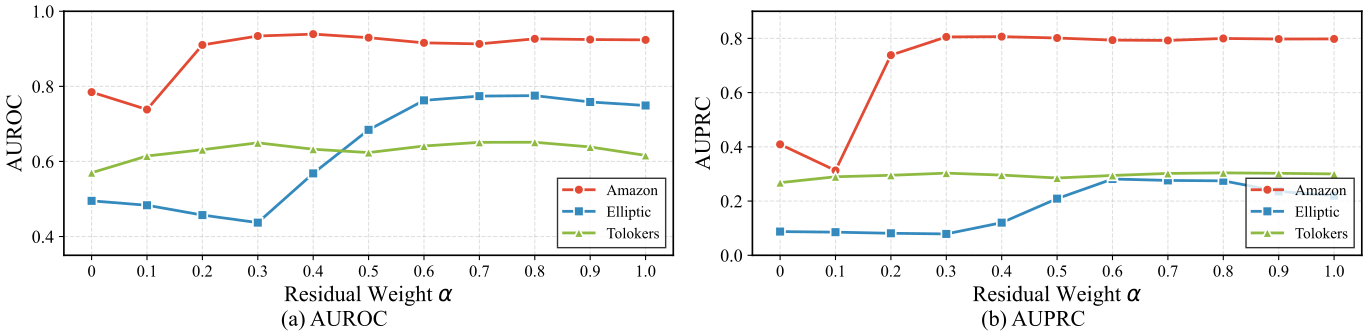

This figure's Python source:
import matplotlib.pyplot as plt
import numpy as np

# 设置全局字体和样式（KDD风格）
plt.rcParams.update({
    'font.family': 'serif',
    'font.serif': ['Times New Roman'],
    'font.size': 14,
    'axes.labelsize': 16,
    'axes.titlesize': 16,
    'xtick.labelsize': 12,
    'ytick.labelsize': 13,
    'legend.fontsize': 11,
    'figure.dpi': 300,
    'savefig.dpi': 300,
    'axes.linewidth': 1.2,
    'lines.linewidth': 2,
    'lines.markersize': 7,
})

# 数据
alpha_values = [0, 0.1, 0.2, 0.3, 0.4, 0.5, 0.6, 0.7, 0.8, 0.9, 1.0]
x_labels = ['0', '0.1', '0.2', '0.3', '0.4', '0.5', '0.6', '0.7', '0.8', '0.9', '1.0']

data = {
    'Amazon': {
        'AUROC': [0.7846, 0.7383, 0.9103, 0.9341, 0.9391, 0.9297, 0.9159, 0.9131, 0.9266, 0.9247, 0.9238],
        'AUPRC': [0.4091, 0.3128, 0.7382, 0.8054, 0.8064, 0.8014, 0.7936, 0.7924, 0.7997, 0.7976, 0.798]
    },
    'Elliptic': {
        'AUROC': [0.495, 0.4833, 0.4571, 0.437, 0.5682, 0.6842, 0.7627, 0.774, 0.7753, 0.7584, 0.749],
        'AUPRC': [0.0875, 0.0853, 0.0812, 0.0788, 0.1204, 0.209, 0.2813, 0.2761, 0.2746, 0.2357, 0.2199]
    },
    'Tolokers': {
        'AUROC': [0.5699, 0.6145, 0.6312, 0.6496, 0.6325, 0.6236, 0.6411, 0.6509, 0.6511, 0.6386, 0.616],
        'AUPRC': [0.268, 0.2896, 0.2951, 0.303, 0.2958, 0.2851, 0.2944, 0.3019, 0.304, 0.3024, 0.3001]
    }
}

# KDD风格的颜色和标记
colors = ['#E24A33', '#348ABD', '#8EBA42']  # 红、蓝、绿
markers = ['o', 's', '^']  # 圆、方、三角
linestyles = ['-', '-', '-']

# 创建图形 (两个子图: AUROC 和 AUPRC)
fig, axes = plt.subplots(1, 2, figsize=(14, 3.5))

# 绘制 AUROC 子图
ax1 = axes[0]
ax1.set_box_aspect(0.4)
for idx, (dataset, values) in enumerate(data.items()):
    ax1.plot(alpha_values, values['AUROC'], 
             color=colors[idx], marker=markers[idx], 
             linestyle=linestyles[idx], label=dataset,
             markeredgecolor='white', markeredgewidth=1.2)

ax1.set_xlabel(r'Residual Weight $\alpha$')
ax1.set_ylabel('AUROC')
ax1.set_xticks(alpha_values)
ax1.set_xticklabels(x_labels)
ax1.set_xlim([-0.05, 1.05])
ax1.set_ylim([0.35, 1.0])
ax1.legend(loc='lower right', frameon=True, edgecolor='black', fancybox=False)
ax1.grid(True, linestyle='--', alpha=0.4, linewidth=0.8)
fig.text(0.25, 0.02, '(a) AUROC', ha='center', fontsize=16)

# 绘制 AUPRC 子图
ax2 = axes[1]
ax2.set_box_aspect(0.4)
for idx, (dataset, values) in enumerate(data.items()):
    ax2.plot(alpha_values, values['AUPRC'], 
             color=colors[idx], marker=markers[idx], 
             linestyle=linestyles[idx], label=dataset,
             markeredgecolor='white', markeredgewidth=1.2)

ax2.set_xlabel(r'Residual Weight $\alpha$')
ax2.set_ylabel('AUPRC')
ax2.set_xticks(alpha_values)
ax2.set_xticklabels(x_labels)
ax2.set_xlim([-0.05, 1.05])
ax2.set_ylim([0.0, 0.9])
ax2.legend(loc='lower right', frameon=True, edgecolor='black', fancybox=False)
ax2.grid(True, linestyle='--', alpha=0.4, linewidth=0.8)
fig.text(0.75, 0.02, '(b) AUPRC', ha='center', fontsize=16)

# 调整布局
plt.tight_layout()
plt.subplots_adjust(bottom=0.20)

# 保存为PDF和PNG
plt.savefig('residual_weight.pdf', format='pdf', bbox_inches='tight', pad_inches=0.05)
plt.savefig('residual_weight.png', format='png', bbox_inches='tight', pad_inches=0.05)

print("图表已保存为 residual_weight_analysis.pdf 和 residual_weight_analysis.png")
plt.show()
